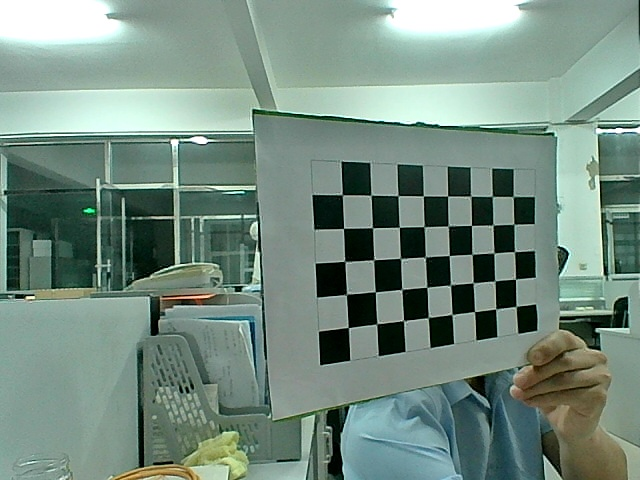
#> input picture SaveImage/left/left_0.jpg, 640 x 480 px, found by its file name
$ python shichatu_cal_demo.py
#> lines starting #> are read from the running program, lines starting #| are printed output that depends on the picture
# / -*-codeing = utf-8  -*-
# TIME : 2022/9/22 16:39
# File : shichatu_cal  计算视差图
import numpy as np
import cv2
import stereo


def update(val=0):
    stereo.setBlockSize(cv2.getTrackbarPos('window_size', 'disparity'))
    stereo.setUniquenessRatio(cv2.getTrackbarPos('uniquenessRatio', 'disparity'))
    stereo.setSpeckleWindowSize(cv2.getTrackbarPos('speckleWindowSize', 'disparity'))
    stereo.setSpeckleRange(cv2.getTrackbarPos('speckleRange', 'disparity'))
    stereo.setDisp12MaxDiff(cv2.getTrackbarPos('disp12MaxDiff', 'disparity'))

    print('computing disparity...')
    disp = stereo.compute(imgL, imgR).astype(np.float32) / 16.0

    cv2.imshow('left', imgL)
    cv2.imshow('disparity', (disp - min_disp) / num_disp)


if __name__ == "__main__":
    window_size = 20
    min_disp = 16
    num_disp = 192 - min_disp
    blockSize = window_size
    uniquenessRatio = 1
    speckleRange = 3
    speckleWindowSize = 3
    disp12MaxDiff = 200
    P1 = 600
    P2 = 2400
    imgL = cv2.imread(r'D:\healthy_QR_code_recongize\double_cam\SaveImage\left\left_0.jpg')
#> imgL is the input picture: shape (480, 640, 3); mean B, G, R 129.1, 140.7, 118.2
    imgR = cv2.imread(r'D:\healthy_QR_code_recongize\double_cam\SaveImage\right\right_0.jpg')
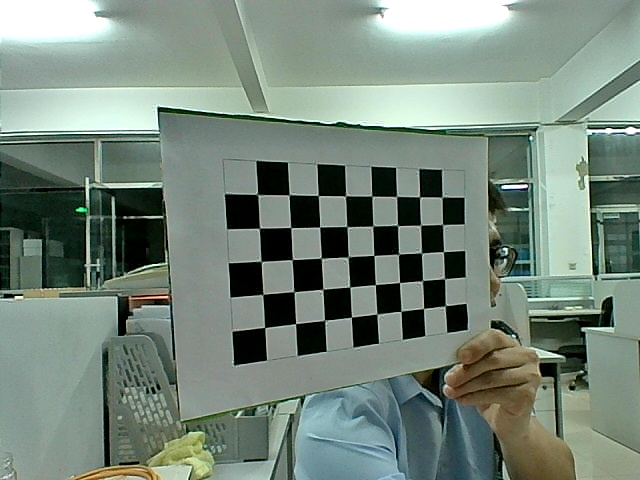
#> input picture SaveImage/right/right_0.jpg, 640 x 480 px, found by its file name
#> imgR is the input picture: shape (480, 640, 3); mean B, G, R 123.4, 134.8, 118.7
    imgL = cv2.resize(imgL, dsize=None, fx=0.2, fy=0.2)
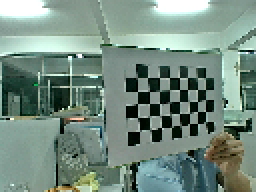
#> imgL: shape (96, 128, 3) (shown 2 times larger); mean B, G, R 129, 140.6, 118
    imgR = cv2.resize(imgR, dsize=None, fx=0.2, fy=0.2)
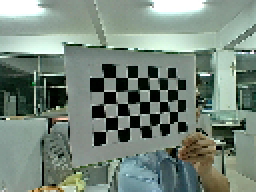
#> imgR: shape (96, 128, 3) (shown 2 times larger); mean B, G, R 123.4, 134.8, 118.8

    cv2.namedWindow('disparity')
    cv2.createTrackbar('speckleRange', 'disparity', speckleRange, 50, update)
    cv2.createTrackbar('window_size', 'disparity', window_size, 21, update)  # 21
    cv2.createTrackbar('speckleWindowSize', 'disparity', speckleWindowSize, 200, update)
    cv2.createTrackbar('uniquenessRatio', 'disparity', uniquenessRatio, 50, update)
    cv2.createTrackbar('disp12MaxDiff', 'disparity', disp12MaxDiff, 250, update)
    stereo = cv2.StereoSGBM_create(
        minDisparity=min_disp,  # 表示可能的最小视差值。通常为0，但有时校正算法会移动图像，所以参数值也要相应调整
        numDisparities=num_disp,  # 表示最大的视差值与最小的视差值之差，这个差值总是大于0。在当前的实现中，这个值必须要能被16整除
        blockSize=window_size,
        uniquenessRatio=uniquenessRatio,  # 表示由代价函数计算得到的最好（最小）结果值比第二好的值小多少（用百分比表示）才被认为是正确的。通常在5-15之间。
        speckleRange=speckleRange,  # 指每个已连接部分的最大视差变化，如果进行斑点过滤，则该参数取正值，函数会自动乘以16、一般情况下取1或2就足够了。
        speckleWindowSize=speckleWindowSize,  # 表示平滑视差区域的最大窗口尺寸，以考虑噪声斑点或无效性。将它设为0就不会进行斑点过滤，否则应取50-200之间的某个值。
        disp12MaxDiff=disp12MaxDiff,  # 表示在左右视图检查中最大允许的偏差（整数像素单位）。设为非正值将不做检查。
        P1=P1,  # 控制视差图平滑度的第一个参数
        P2=P2  # 控制视差图平滑度的第二个参数，值越大，视差图越平滑。P1是邻近像素间视差值变化为1时的惩罚值，
        # p2是邻近像素间视差值变化大于1时的惩罚值。算法要求P2>P1,stereo_match.cpp样例中给出一些p1和p2的合理取值。
    )
    update()
#> (the run stopped early here; a loop or call above may not have finished)
